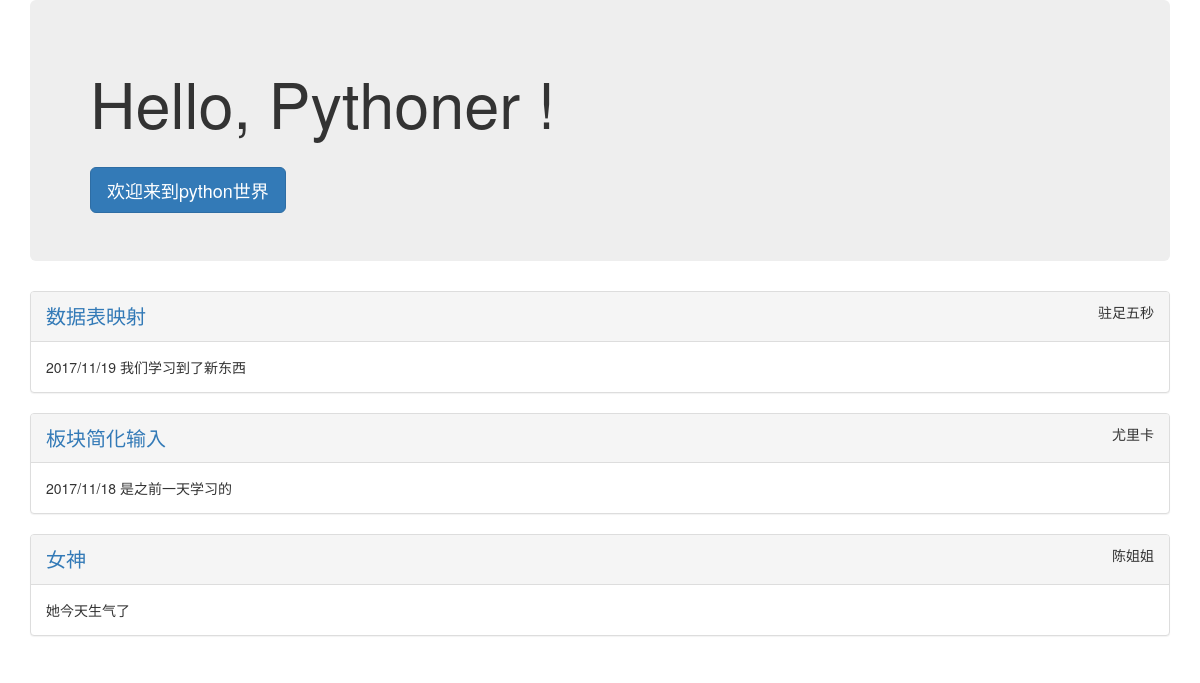
The page / on the database its author committed.
### block/models.py (models this page shows, shortened)
class Block(models.Model):
    name = models.CharField(u'板块名称',max_length=100)
    owner = models.CharField(u'管理员', max_length=100)
    desc = models.CharField(u'板块信息', max_length=100)
    status=models.IntegerField(u'状态',choices=((1,'常用'),(0,'待定'),(-1,'隐藏')))
    class Meta:
        verbose_name='板块'
        verbose_name_plural='板块'

### views.py (the view)
# urls.py: url(r'^$',views.index),
def index(request):
    block_infos = Block.objects.filter(status__gte=0).order_by('id')
    return render(request,"index.html",{'blocks':block_infos})

### templates/index.html
{% extends "base.html" %}
    {% block content %}
        {% for b in blocks %}
        <div class="panel panel-default">
           <div class="panel-heading">
              <span><a href="/article/list/{{b.id}}" style="font-size:20px">{{b.name}}</a></span>
               <span class="pull-right">{{b.owner}}</span>
           </div>
           <div class="panel-body">
            {{b.desc}}
           </div>
        </div>
        {% endfor %}
    {% endblock %}

### rows shown on the page
Block: name "数据表映射", owner "驻足五秒", desc "2017/11/19 我们学习到了新东西"
Block: name "板块简化输入", owner "尤里卡", desc "2017/11/18 是之前一天学习的"
Block: name "女神", owner "陈姐姐", desc "她今天生气了"
